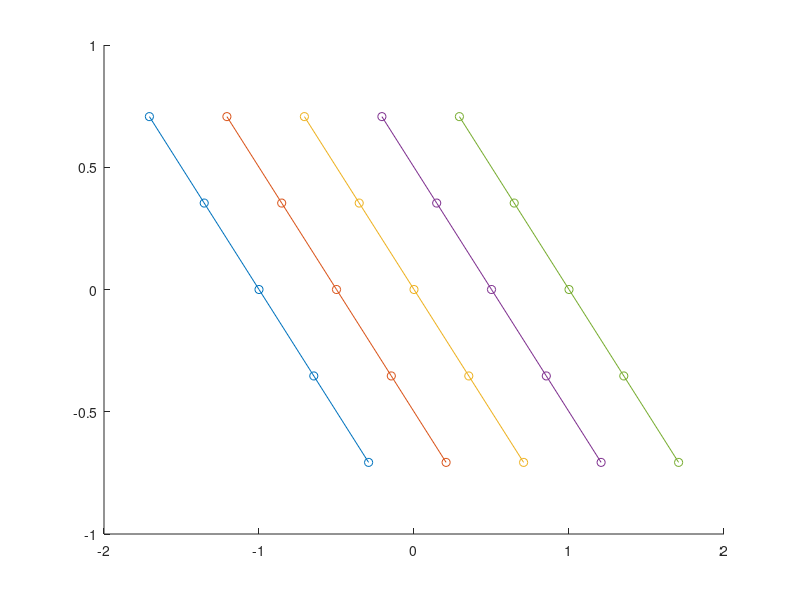

This chart was generated by the following MATLAB code: (Note: this script raises an error after producing the figure.)
%%
% Recording Angles for Radon Transform
%
%%

% clean up:
clear all;
clc;

%%
% setup
% 
% * N: num of recording angles equally distributed in $[0,\pi]$
% * rSAMP: sample distance of r-axis
% * sSAMP: sample distance of s-axis
%
N=5;
rSAMP=0.5;
sSAMP=0.5;

%%
% Recording angles
% Following code constructs the rec. angles
% $$ \phis=\left(0°, ..., 180°\right) $$
% $$ \sigmas = \left( ... \right) $$
%
phis=linspace(0,180,N);
phis_=phis*pi/180; % tmp var
sigmas=[cos(phis_);sin(phis_)];
phis_=phis_+pi/2; % +90°
sigmasT=[cos(phis_);sin(phis_)];

% discrete intervalls of $r=[-1,1]$ and $s=[-1,1]$
r=-1:rSAMP:1;
s=-1:sSAMP:1;

% standard vectors for $r*sigmaT$
line1=sigmasT(:,2)*r;

% iterate over all recording angles
for j=1:N
    sigma=sigmas(:,j); % set current angle

    % create new figure:
    figure;
    hold on;

    %line=[];
    line=zeros(2,N,length(s)); %preallocate matrix
    for i=1:length(s)
        % $ L(s) = s_i*sigma_j + r*sigma_j^{T} $
        line(:,:,i)=[line1(1,:)+s(i)*sigma(1) ; line1(2,:)+s(i)*sigma(2)];

        %plot line and sample-points:
        scatter(line(1,:,i),line(2,:,i));
        plot(line(1,:,i),line(2,:,i));
    end

    % add title with current recording angle to plot:
    str=sprintf('recording angle phi_%d=%d',j,phis(j));
    title(texlabel(str));

    % add grid & origin to plot:
    hline(0,'--r');
    vline(0,'--r');
    grid on;

    % plot angle phi
    angle=(sigma*s)>0;
    plot(angle(1,:),angle(2,:),'k');
end
